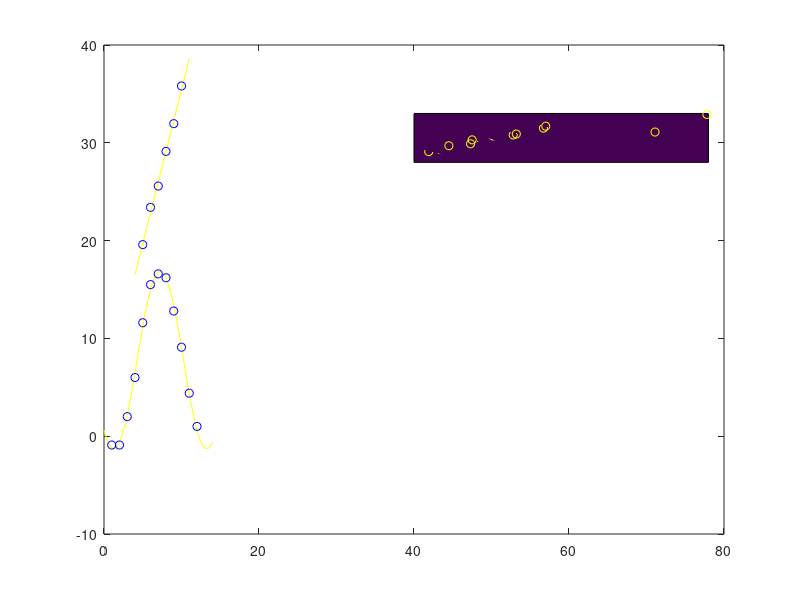

This chart was generated by the following MATLAB code:
%% uppg 1
clc, close all, clear all
td = [5 6 7 8 9 10]';
yd = [19.5888 23.4043 25.5754 29.1231 31.9575 35.8116]';
A = [ones(size(td)) td];
km = (A'*A) \ (A' * yd);
y = @(x) km(2) * x + km(1);

xs = 4:11;

plot(xs, y(xs), 'y');
hold on
for i = 1:size(td, 1)
    plot(td(i), yd(i), 'ob');
end 
norm(A * km - yd) / sqrt(size(td, 1))
%% uppg 2
clc, close all, clear all
td = [1 2 3 4 5 6 7 8 9 10 11 12]';
yd = [-0.9 -0.9 2.0 6.0 11.6 15.5 16.6 16.2 12.8 9.1 4.4 1.0]';
w = 2 * pi / 12;
A = [ones(size(td)) sin(w * td) cos(w * td)];
c = (A' * A) \ (A' * yd);
y = @(x) c(1) + c(2) * sin(w * x) + c(3) * cos(w * x);

xs = -0:0.1:14;
plot(xs, y(xs), 'y');
hold on
for i = 1:size(td, 1)
    plot(td(i), yd(i), 'ob');
end
norm(A * c - yd) / sqrt(size(td, 1))
%% uppg 3
clc, close all, clear all
load('labdata');
A = [ones(size(td)) sd td];
c = (A' * A) \ (A' * yd);
z = @(x, y) c(1) + c(2) * x + c(3) * y;
[tds, sds] = meshgrid([28 33], [40 78]);
surf(sds, tds, z(sds, tds));
hold on

for i = 1:size(td, 1)
    plot3(sd(i), td(i), yd(i), 'oy');
end
norm(A * c - yd) / sqrt(size(td, 1))
